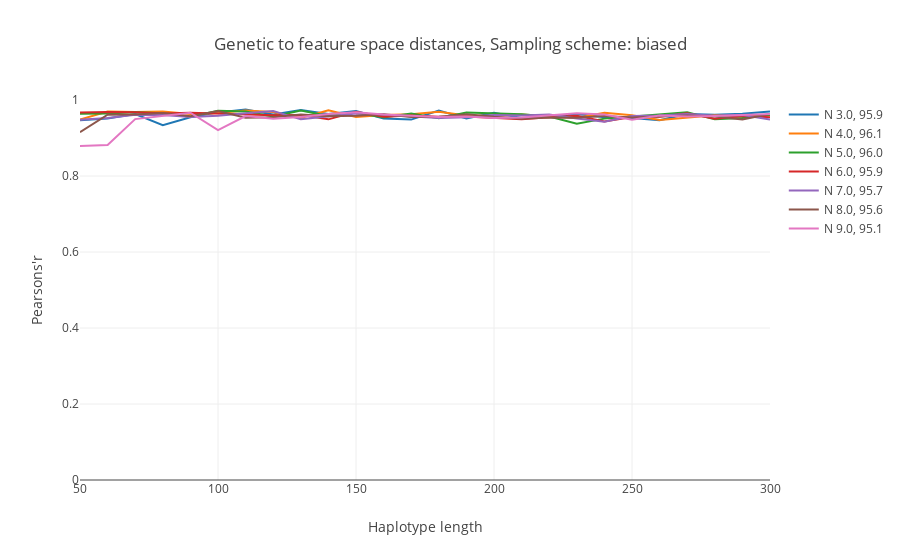

Here is the notebook cell this chart was saved with:
### Markdown cell above
**Fig. 2** PC-wise comparison of pairwise centroid distances in unbiased versus MS-corrected biased scenarios across haplotype lengths. Number of populations to be selected at the beginning of the block of code.

### Code cell
Schemes= ['unbiased', 'biased', 'corrected']

Select= 'biased'

labels1= {z:[x for x in range(tests.shape[0]) if tests[x,1] == z] for z in list(set(tests[:,1]))}


fig_data= [go.Scatter(
        x = tests[labels1[i],0],
        y = tests[labels1[i],Schemes.index(Select) + 2],
      name= 'N {}, {}'.format(i,round(np.mean(tests[labels1[i],Schemes.index(Select) + 2])*100,1))
    ) for i in labels1.keys()]


layout = go.Layout(
    title= 'Genetic to feature space distances, Sampling scheme: ' + Select,
    yaxis=dict(
        title="Pearsons'r",
        range= [0,1]
    ),
    xaxis=dict(
    title= 'Haplotype length')
)


fig = go.Figure(data=fig_data, layout=layout)
iplot(fig)
